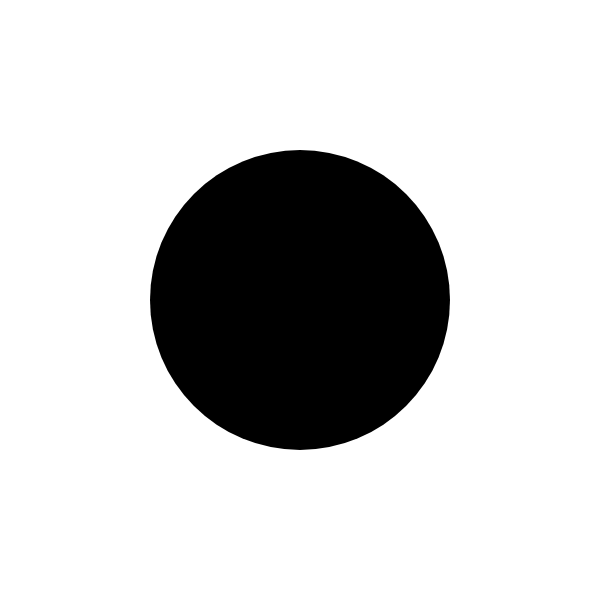
Frame 1 (no input)
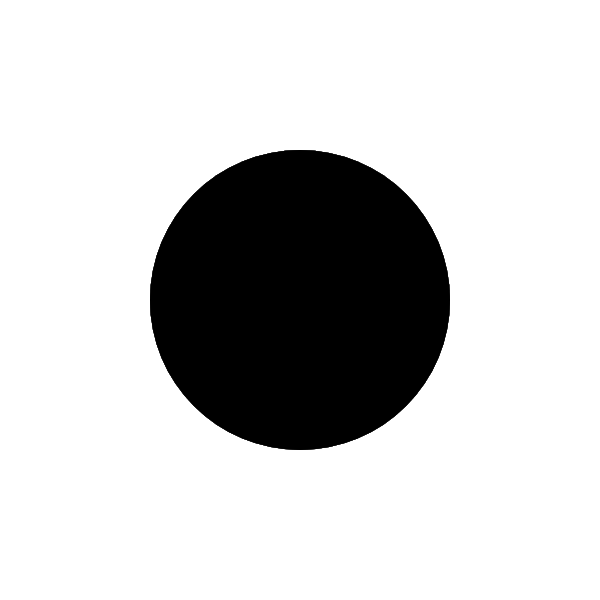
Frame 60 (no input)
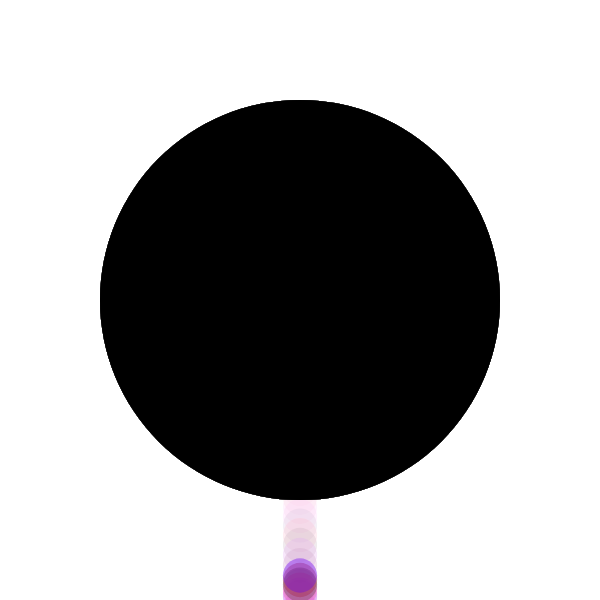
Frame 120 (the mouse pressed at the canvas centre since frame 60)

The p5.js sketch that drew these frames (run headless with seeded random() and noise() and a simulated clock; from frame 60 on, the mouse is pressed at the canvas centre):

// p5.js sketch
// ── sketch.js
let impression = [];

function setup() {
  createCanvas(600, 600);

}

function mousePressed() {
  let p = new Impression(mouseX, mouseY, random(2,4));
  impression.push(p);
}

function draw() {
  background(255,30);

  fill(0);
  noStroke();
  if(mouseIsPressed){
    ellipse (width/2,height/2,400);
  } else {
    ellipse (width/2,height/2,300);
  }
  for(let i = 0; i < impression.length; i++){
    let fall = createVector(0, 0.2*impression[i].mass);
    impression[i].applyForce(fall);

  impression[i].update();
  impression[i].display();
  impression[i].edges();

  }
}

function Impression(x, y, m) {
  this.pos = createVector(x, y);
  this.vel = createVector(0, 0);
  this.acc = createVector(0, 0);
  this.mass = m;

  this.applyForce = function(force) {
    let f = force.copy();
    f.div(this.mass);
    this.acc.add(f);
  }

  this.update = function() {
    this.vel.add(this.acc);
    this.pos.add(this.vel);

    this.acc.set(0,0);
  }

  this.display = function() {
    fill(random(0,255),random(0,5),random(0,255),90);
    ellipse(this.pos.x, this.pos.y, this.mass*10, this.mass*10);


  }

  this.edges = function() {
    if (this.pos.y > height) {
      this.vel.y *= -0.5;
      this.pos.y = height;
    }

    if (this.pos.x > width) {
      this.vel.x *= -0.1;
      this.pos.x = width;
    }
  }
}
